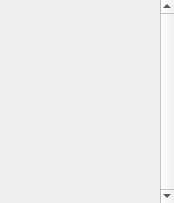
<?xml version="1.0" encoding="UTF-8"?>
<ui version="4.0">
 <class>DataManagerWidget</class>
 <widget class="QDockWidget" name="DataManagerWidget">
  <property name="geometry">
   <rect>
    <x>0</x>
    <y>0</y>
    <width>174</width>
    <height>203</height>
   </rect>
  </property>
  <property name="sizePolicy">
   <sizepolicy hsizetype="Expanding" vsizetype="Expanding">
    <horstretch>0</horstretch>
    <verstretch>0</verstretch>
   </sizepolicy>
  </property>
  <property name="minimumSize">
   <size>
    <width>76</width>
    <height>203</height>
   </size>
  </property>
  <property name="maximumSize">
   <size>
    <width>524287</width>
    <height>524287</height>
   </size>
  </property>
  <property name="windowTitle">
   <string>Data Manager</string>
  </property>
  <widget class="QWidget" name="dockWidgetContents">
   <property name="sizePolicy">
    <sizepolicy hsizetype="Minimum" vsizetype="Minimum">
     <horstretch>0</horstretch>
     <verstretch>0</verstretch>
    </sizepolicy>
   </property>
   <layout class="QVBoxLayout" name="verticalLayout">
    <property name="spacing">
     <number>0</number>
    </property>
    <property name="leftMargin">
     <number>0</number>
    </property>
    <property name="topMargin">
     <number>0</number>
    </property>
    <property name="rightMargin">
     <number>0</number>
    </property>
    <property name="bottomMargin">
     <number>0</number>
    </property>
    <item>
     <widget class="QScrollArea" name="scrollArea">
      <property name="sizePolicy">
       <sizepolicy hsizetype="Minimum" vsizetype="Minimum">
        <horstretch>0</horstretch>
        <verstretch>0</verstretch>
       </sizepolicy>
      </property>
      <property name="frameShape">
       <enum>QFrame::NoFrame</enum>
      </property>
      <property name="frameShadow">
       <enum>QFrame::Plain</enum>
      </property>
      <property name="lineWidth">
       <number>0</number>
      </property>
      <property name="verticalScrollBarPolicy">
       <enum>Qt::ScrollBarAlwaysOn</enum>
      </property>
      <property name="horizontalScrollBarPolicy">
       <enum>Qt::ScrollBarAlwaysOff</enum>
      </property>
      <property name="widgetResizable">
       <bool>true</bool>
      </property>
      <widget class="QWidget" name="scrollAreaWidgetContents">
       <property name="geometry">
        <rect>
         <x>0</x>
         <y>0</y>
         <width>159</width>
         <height>181</height>
        </rect>
       </property>
       <property name="sizePolicy">
        <sizepolicy hsizetype="Minimum" vsizetype="Minimum">
         <horstretch>0</horstretch>
         <verstretch>0</verstretch>
        </sizepolicy>
       </property>
      </widget>
     </widget>
    </item>
   </layout>
  </widget>
 </widget>
 <resources/>
 <connections/>
</ui>
